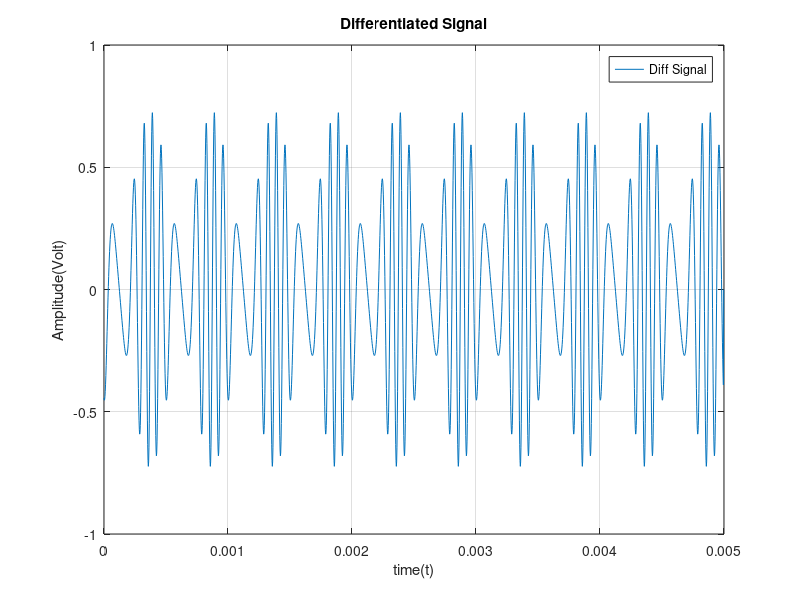
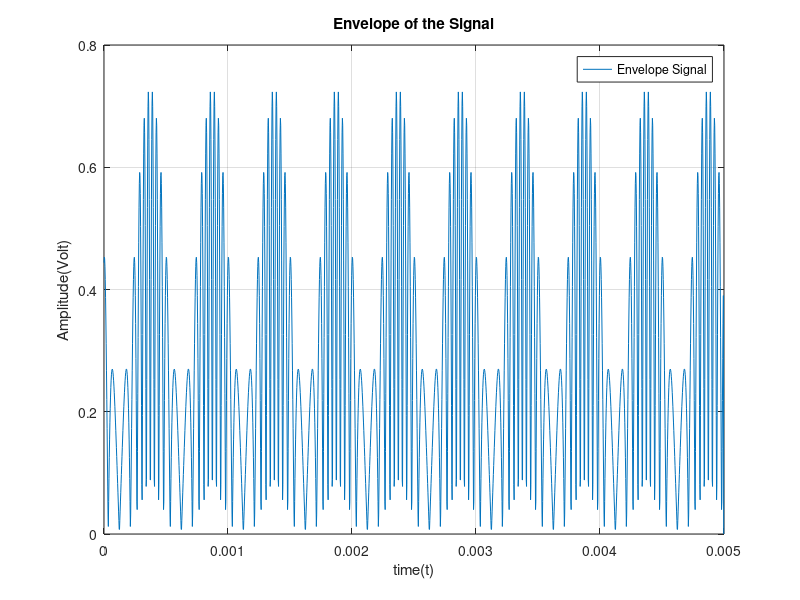
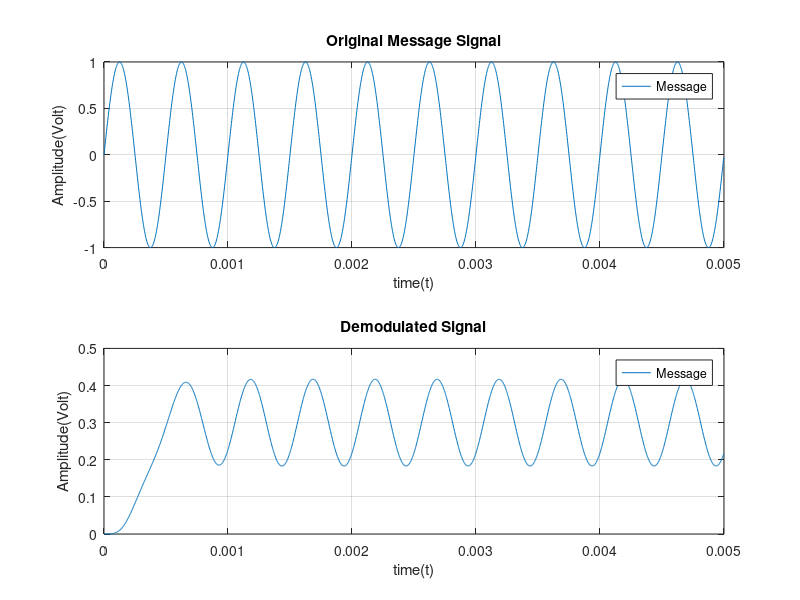
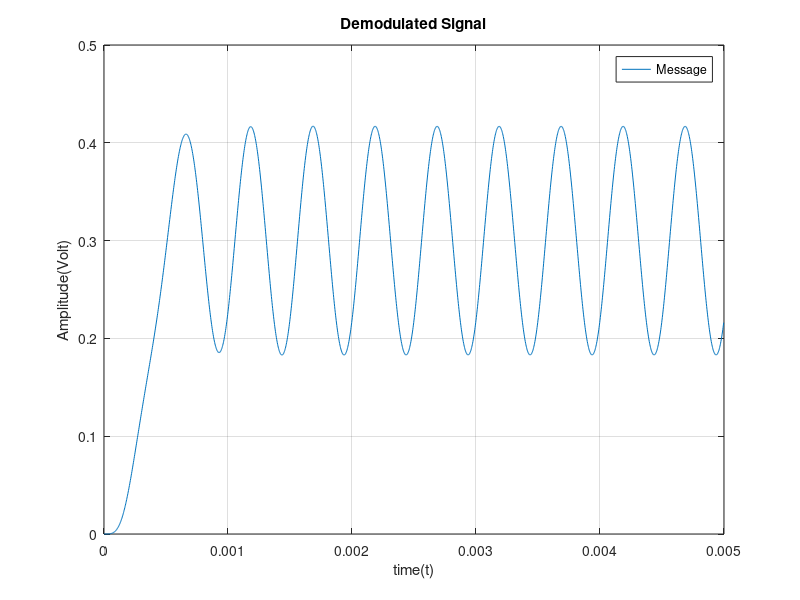

These figures' MATLAB source, in order:
clear;
clc;
close all;

Fs = 400*1000;
T = 1/Fs;
L = 2000;
t = (0:L-1)*T;

Am = 1;
Ac = 3;
Fm = 2*1000;
Fc = 10*1000;
Wc = 2*pi*Fc;
Wm = 2*pi*Fm;
kf = 2*pi*5.5*1000;

m = Am*sin(Wm*t);
c = Ac*sin(Wc*t);

x = kf*Am*cos(Wm*t)/(Wm);
y = Ac*sin(Wc*t+x);

% Part B Demodulation
y_demsig = [diff(y) 0];
figure(6);
    plot(t, y_demsig);
    title('Differentiated Signal');
    xlabel('time(t)');
    ylabel("Amplitude(Volt)");
    legend("Diff Signal");
    grid;
    y_demsig = abs(y_demsig);

figure(7);
    plot(t, y_demsig);
    title('Envelope of the Signal');
    xlabel('time(t)');
    ylabel("Amplitude(Volt)");
    legend("Envelope Signal");
    grid;
    [b, a] = butter(5, 2*Fm/Fs);
    y_demsig = filter(b, a, y_demsig);

figure(8);
    subplot(2, 1, 1);
    plot(t, Am*sin(Wm*t) );
    title('Original Message Signal');
    xlabel('time(t)');
    ylabel("Amplitude(Volt)");
    legend("Message");
    grid;

    subplot(2, 1, 2);
    plot(t, y_demsig);
    title('Demodulated Signal');
    xlabel('time(t)');
    ylabel("Amplitude(Volt)");
    legend("Message");
    grid;

figure(9);
    plot(t, y_demsig);
    title('Demodulated Signal');
    xlabel('time(t)');
    ylabel("Amplitude(Volt)");
    legend("Message");
    grid;

    
f = Fs * (-L/2:(L/2-1)) / L;

M = fftshift( fft(m) );
M = abs(M/L);

% Frequency Spectrum of Original & Demodulated Signal
figure(10);
    subplot(2, 1, 1);
    plot(f, M);
    title('Frequency Spectrum of Original Message Signal');
    xlabel("Freq (Hz)");
    ylabel("Magnitude in dB");
    legend("Signal");
    grid;
    
    Y_demsig = fftshift( fft(y_demsig) );
    Y_demsig = abs(Y_demsig/L);
    
    subplot(2, 1, 2);
    plot(f, Y_demsig);
    title('Frequency Spectrum of Demodulated Signal');
    xlabel("Freq (Hz)");
    ylabel("Magnitude in dB");
    legend("Signal");
    grid;